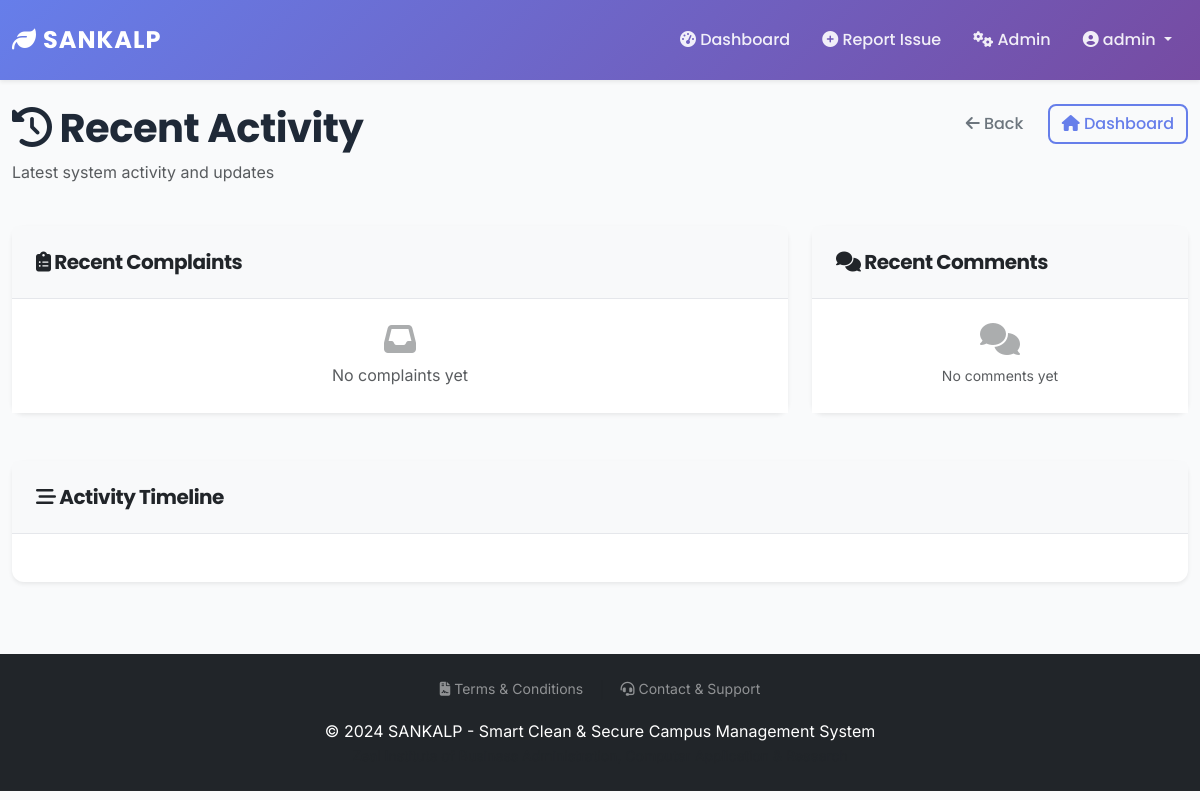
Before: /admin-panel/activity (signed in) with the older database file.
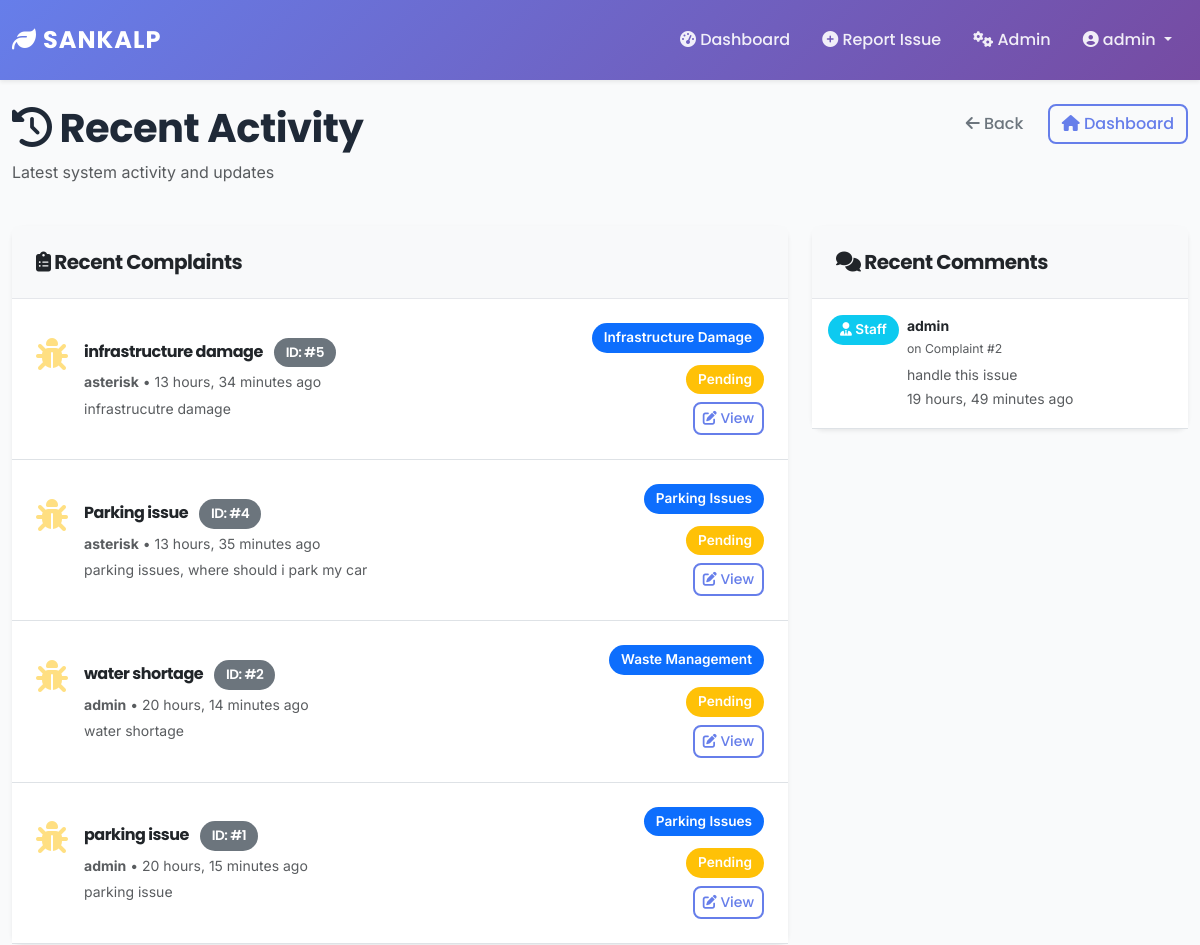
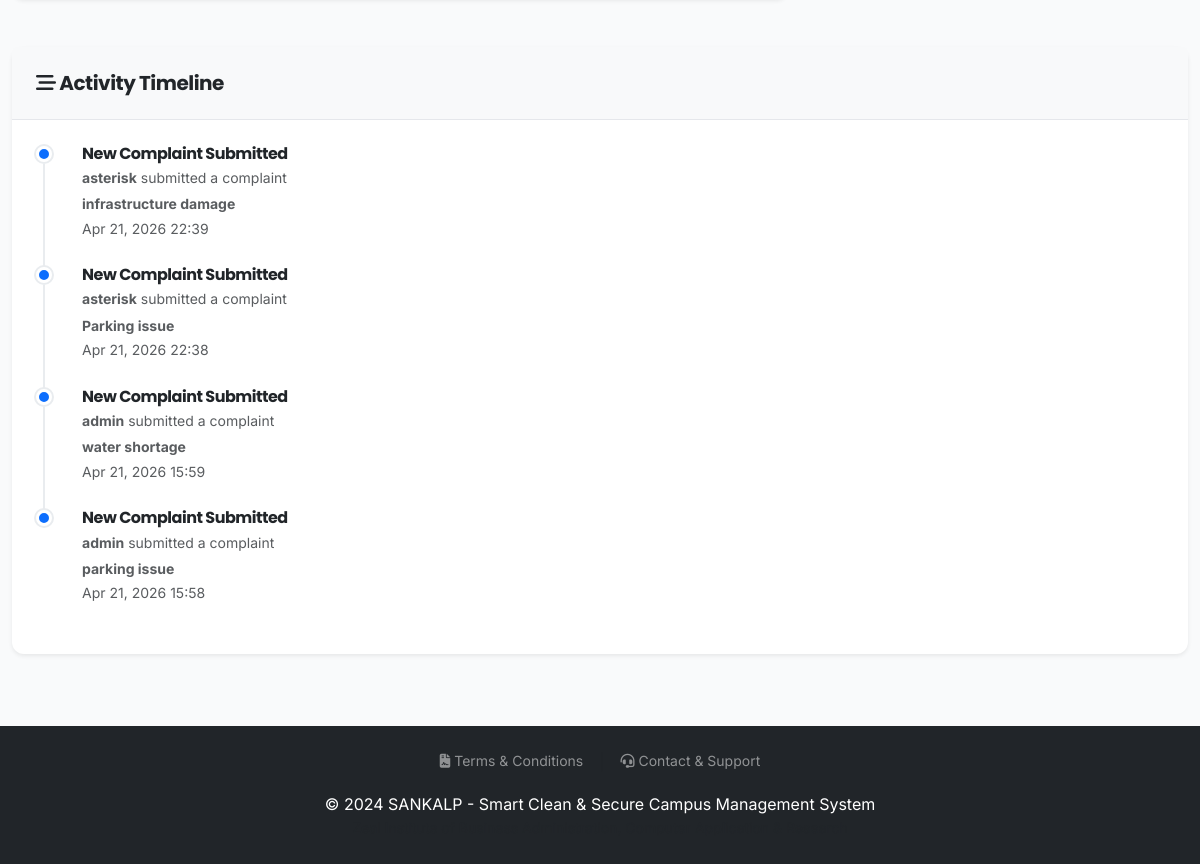
After: the same page with the newer database file (2 pictures, top to bottom).
### core/models.py (models this page shows, shortened)
class Complaint(models.Model):
    CATEGORY_CHOICES = [
        ('Waste', 'Waste Management'),
        ('Parking', 'Parking Issues'),
        ('Infrastructure', 'Infrastructure Damage'),
        ('Security', 'Security Incident'),
        ('Other', 'Other'),
    ]
    STATUS_CHOICES = [
        ('Pending', 'Pending'),
        ('In Progress', 'In Progress'),
        ('Resolved', 'Resolved'),
        ('Rejected', 'Rejected'),
    ]
    PRIORITY_CHOICES = [
        ('low', 'Low'),
        ('medium', 'Medium'),
        ('high', 'High'),
    ]
    user = models.ForeignKey(User, on_delete=models.CASCADE, related_name='complaints')
    assigned_to = models.ForeignKey(User, on_delete=models.SET_NULL, null=True, blank=True, related_name='assigned_complaints')
    title = models.CharField(max_length=200)
    description = models.TextField()
    category = models.CharField(max_length=50, choices=CATEGORY_CHOICES)
    status = models.CharField(max_length=20, choices=STATUS_CHOICES, default='Pending')
    priority = models.CharField(max_length=10, choices=PRIORITY_CHOICES, default='medium')
    location = models.CharField(max_length=200, blank=True, null=True)
    image = models.ImageField(upload_to='complaints/', null=True, blank=True)
    anonymous = models.BooleanField(default=False)
    created_at = models.DateTimeField(auto_now_add=True)
    updated_at = models.DateTimeField(auto_now=True)
    class Meta:
        ordering = ['-created_at']

class Comment(models.Model):
    complaint = models.ForeignKey(Complaint, on_delete=models.CASCADE, related_name='comments')
    user = models.ForeignKey(User, on_delete=models.CASCADE)
    text = models.TextField()
    created_at = models.DateTimeField(auto_now_add=True)
    is_staff = models.BooleanField(default=False)
    class Meta:
        ordering = ['created_at']

### core/views.py (the view)
# urls.py: path('admin-panel/activity', views.admin_recent_activity, name='admin_recent_activity'),
@login_required(login_url='login')
def admin_recent_activity(request):
    if not (request.user.is_staff or request.user.is_superuser):
        messages.error(request, 'Access denied. Admin privileges required.')
        return redirect('dashboard')
    recent_complaints = Complaint.objects.all().order_by('-created_at')[:10]
    recent_comments = Comment.objects.all().order_by('-created_at')[:15]
    context = {
        'recent_complaints': recent_complaints,
        'recent_comments': recent_comments,
    }
    return render(request, 'admin_recent_activity.html', context)

### core/templates/admin_recent_activity.html (shortened to what this page needs)
{% extends 'base.html' %}
{% block content %}
<div class="container-fluid py-4">
    {% if not user.is_staff %}
    <div class="alert alert-danger">
        <i class="fas fa-lock"></i> Access Denied. Admin privileges required.
    </div>
    {% else %}
    <div class="row mb-4">
        <div class="col-md-8">
            <h1 class="fw-bold">
                <i class="fas fa-history"></i> Recent Activity
            </h1>
            <p class="text-muted">Latest system activity and updates</p>
        </div>
        <div class="col-md-4 text-end">
            <button class="btn btn-outline-secondary me-2" onclick="history.back()" title="Go back to previous page">
                <i class="fas fa-arrow-left"></i> Back
            </button>
            <a href="{% url 'admin_dashboard' %}" class="btn btn-outline-primary">
                <i class="fas fa-home"></i> Dashboard
            </a>
        </div>
    </div>
    <div class="row">
        <div class="col-lg-8">
            <div class="card border-0 shadow-sm mb-4">
                <div class="card-header bg-light p-4">
                    <h5 class="mb-0 fw-bold">
                        <i class="fas fa-clipboard-list"></i> Recent Complaints
                    </h5>
                </div>
                <div class="card-body p-0">
                    <div class="list-group list-group-flush">
                        {% for complaint in recent_complaints %}
                        <div class="list-group-item p-4 border-bottom">
                            <div class="row align-items-center">
                                <div class="col-md-8">
                                    <div class="d-flex align-items-start">
                                        <div class="me-3">
                                            <i class="fas fa-bug fa-2x text-warning opacity-50"></i>
                                        </div>
                                        <div class="flex-grow-1">
                                            <h6 class="fw-bold mb-1">
                                                {{ complaint.title }}
                                                <span class="badge bg-secondary ms-2">ID: #{{ complaint.id }}</span>
                                            </h6>
                                            <p class="text-muted small mb-1">
                                                <strong>{{ complaint.user.get_full_name|default:complaint.user.username }}</strong>
                                                • {{ complaint.created_at|timesince }} ago
                                            </p>
                                            <p class="text-muted small mb-0">{{ complaint.description|truncatewords:15 }}</p>
                                        </div>
                                    </div>
                                </div>
                                <div class="col-md-4 text-end">
                                    <span class="badge bg-primary mb-2 d-inline-block">{{ complaint.get_category_display }}</span><br>
                                    {% if complaint.status == 'Pending' %}
                                        <span class="badge bg-warning mt-1">{{ complaint.status }}</span>
                                    {% elif complaint.status == 'In Progress' %}
                                        <span class="badge bg-info mt-1">{{ complaint.status }}</span>
                                    {% elif complaint.status == 'Resolved' %}
                                        <span class="badge bg-success mt-1">{{ complaint.status }}</span>
                                    {% else %}
                                        <span class="badge bg-danger mt-1">{{ complaint.status }}</span>
                                    {% endif %}
                                    <br>
                                    <a href="{% url 'admin_edit_complaint' complaint.id %}" class="btn btn-sm btn-outline-primary mt-2">
                                        <i class="fas fa-edit"></i> View
                                    </a>
                                </div>
                            </div>
                        </div>
                        {% empty %}
                        <div class="list-group-item p-4 text-center text-muted">
                            <i class="fas fa-inbox fa-2x mb-2 d-block opacity-50"></i>
                            No complaints yet
                        </div>
                        {% endfor %}
                    </div>
                </div>
            </div>
        </div>
        <div class="col-lg-4">
            <div class="card border-0 shadow-sm">
                <div class="card-header bg-light p-4">
                    <h5 class="mb-0 fw-bold">
                        <i class="fas fa-comments"></i> Recent Comments
                    </h5>
                </div>
                <div class="card-body p-0">
                    <div class="list-group list-group-flush" style="max-height: 600px; overflow-y: auto;">
                        {% for comment in recent_comments %}
                        <div class="list-group-item p-3 border-bottom">
                            <div class="d-flex align-items-start">
                                <div class="me-2">
                                    <small class="badge bg-info">
                                        {% if comment.is_staff %}
                                            <i class="fas fa-user-tie"></i> Staff
                                        {% else %}
                                            <i class="fas fa-user"></i> User
                                        {% endif %}
                                    </small>
                                </div>
                                <div class="flex-grow-1">
                                    <p class="mb-1 small">
                                        <strong>{{ comment.user.get_full_name|default:comment.user.username }}</strong>
                                        <br>
                                        <small class="text-muted">on Complaint #{{ comment.complaint.id }}</small>
                                    </p>
                                    <p class="mb-0 small text-muted">{{ comment.text|truncatewords:15 }}</p>
                                    <small class="text-muted">{{ comment.created_at|timesince }} ago</small>
                                </div>
                            </div>
                        </div>
                        {% empty %}
                        <div class="list-group-item p-4 text-center text-muted">
                            <i class="fas fa-comments fa-2x mb-2 d-block opacity-50"></i>
                            <small>No comments yet</small>
                        </div>
                        {% endfor %}
                    </div>
                </div>
            </div>
        </div>
    </div>
    <div class="row mt-4">
        <div class="col-12">
            <div class="card border-0 shadow-sm">
                <div class="card-header bg-light p-4">
                    <h5 class="mb-0 fw-bold">
                        <i class="fas fa-stream"></i> Activity Timeline
                    </h5>
                </div>
                <div class="card-body p-4">
                    <div class="timeline">
                        {% for complaint in recent_complaints|slice:":5" %}
                        <div class="timeline-item d-flex mb-4">
                            <div class="timeline-marker">
                                <div class="timeline-dot" style="background-color: #0d6efd;"></div>
                            </div>
                            <div class="timeline-content flex-grow-1 ms-3">
                                <h6 class="fw-bold mb-1">New Complaint Submitted</h6>
                                <p class="text-muted small mb-1">
                                    <strong>{{ complaint.user.get_full_name|default:complaint.user.username }}</strong>
                                    submitted a complaint
                                </p>
                                <p class="text-muted small mb-0">
                                    <strong>{{ complaint.title }}</strong>
                                </p>
                                <small class="text-muted">{{ complaint.created_at|date:"M d, Y H:i" }}</small>
                            </div>
                        </div>
                        {% endfor %}
                    </div>
                </div>
            </div>
        </div>
    </div>
    {% endif %}
</div>
{% endblock %}

### core/templates/base.html (shortened to what this page needs)
{% load static %}
<!DOCTYPE html>
<html lang="en">
<head>
    <link href="https://cdn.jsdelivr.net/npm/bootstrap@5.3.0/dist/css/bootstrap.min.css" rel="stylesheet">
    <link rel="stylesheet" href="https://cdnjs.cloudflare.com/ajax/libs/font-awesome/6.4.0/css/all.min.css">
    <link rel="stylesheet" href="{% static 'css/style.css' %}">
</head>
<body>
    <nav class="navbar navbar-expand-lg navbar-dark bg-primary shadow-sm">
        <div class="container-fluid">
            <a class="navbar-brand fw-bold" href="/">
                <i class="fas fa-leaf"></i> SANKALP
            </a>
            <div class="collapse navbar-collapse" id="navbarNav">
                <ul class="navbar-nav ms-auto">
                    {% if user.is_authenticated %}
                        <li class="nav-item">
                            <a class="nav-link" href="/dashboard">
                                <i class="fas fa-tachometer-alt"></i> Dashboard
                            </a>
                        </li>
                        <li class="nav-item">
                            <a class="nav-link" href="/add-complaint">
                                <i class="fas fa-plus-circle"></i> Report Issue
                            </a>
                        </li>
                        {% if user.is_staff %}
                        <li class="nav-item">
                            <a class="nav-link" href="/admin-dashboard">
                                <i class="fas fa-cogs"></i> Admin
                            </a>
                        </li>
                        {% endif %}
                        <li class="nav-item dropdown">
                            <a class="nav-link dropdown-toggle" href="#" id="navbarDropdown" role="button" data-bs-toggle="dropdown">
                                <i class="fas fa-user-circle"></i> {{ user.username }}
                            </a>
                        </li>
                    {% endif %}
                </ul>
            </div>
        </div>
    </nav>
    <main>
        {% block content %}{% endblock %}
    </main>
    <footer class="bg-dark text-white text-center py-4 mt-5">
        <div class="container">
            <div class="row mb-3">
                <div class="col-md-12">
                    <div class="d-flex gap-3 justify-content-center flex-wrap">
                        <a href="{% url 'terms_and_conditions' %}" class="text-white-50 text-decoration-none small">
                            <i class="fas fa-file-contract"></i> Terms & Conditions
                        </a>
                        <span class="text-muted">|</span>
                        <a href="{% url 'contact_support' %}" class="text-white-50 text-decoration-none small">
                            <i class="fas fa-headset"></i> Contact & Support
                        </a>
                    </div>
                </div>
            </div>
            <p class="mb-0">&copy; 2024 SANKALP - Smart Clean & Secure Campus Management System</p>
            <p class="text-muted small">Zeal Institute of Business Administration, Computer Application & Research</p>
        </div>
    </footer>
</body>
</html>

Changed rows visible on the page:
added Complaint: title "infrastructure damage", id "5", user.get_full_name "asterisk", created_at "13 hours, 34 minutes", description "infrastrucutre damage", category "Infrastructure Damage", status "Pending", created_at "Apr 21, 2026 22:39"
added Complaint: title "Parking issue", id "4", user.get_full_name "asterisk", created_at "13 hours, 35 minutes", description "parking issues, where should i park my car", category "Parking Issues", status "Pending", created_at "Apr 21, 2026 22:38"
added Complaint: title "water shortage", id "2", user.get_full_name "admin", created_at "20 hours, 14 minutes", description "water shortage", category "Waste Management", status "Pending", created_at "Apr 21, 2026 15:59"
added Complaint: title "parking issue", id "1", user.get_full_name "admin", created_at "20 hours, 15 minutes", description "parking issue", category "Parking Issues", status "Pending", created_at "Apr 21, 2026 15:58"
added Comment: is_staff True (drawn), user.get_full_name "admin", complaint.id "2", text "handle this issue", created_at "19 hours, 49 minutes"
Other visible differences:
text no longer shown: "No complaints yet No comments yet"
